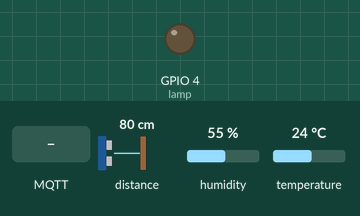
This sketch was run on a simulated ESP8266 (NodeMCU). Parts: output pins drawn as LEDs (lit = HIGH). Wiring (inferred from the names in the program): ultrasonic range finder: trigger GPIO 2; echo GPIO 0. The test bench sets the inputs (shaded band); at power-on: distance to the obstacle 80 cm, humidity 55 %, temperature 24 °C. The echo pulse lasts 58.3 µs per cm; WiFi joins after 1.5 s; servers stay silent unless stated; no MQTT or app messages arrive unless stated; pins used as bus, display or sensor lines are not drawn; what the sketch prints to the serial monitor is not drawn.

Above: at 2.7 s.
2.8 s: distance to the obstacle set to 34 cm
7.1 s: distance to the obstacle set to 30 cm
At 8.0 s:
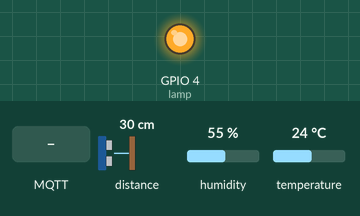
9.1 s: MQTT message "room/lamp" arrives on the first subscribed topic
13.1 s: distance to the obstacle set to 35 cm
At 14.5 s:
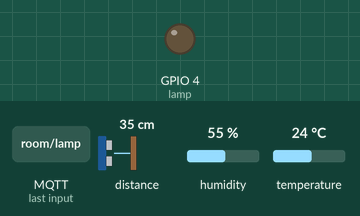
15.2 s: distance to the obstacle set to 2 cm
At 17.0 s:
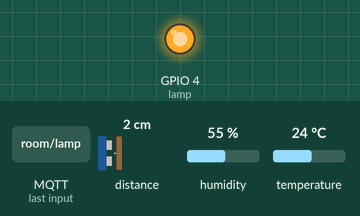
Timing chart, 0 to 18.2 s (numbered marks = the images above; inputs shaded):
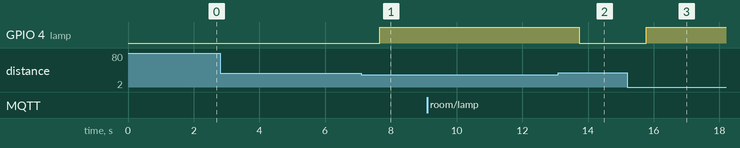

Measured:
- the behaviour switches between 32 and 31 cm on distance to the obstacle (found by bisection; images 0 and 1)
- after the input at 2.8 s, every drawn part: stays the same
- after the input at 7.1 s, GPIO 4 (lamp): LOW → HIGH after 0.55 s
- after the input at 13.1 s, GPIO 4 (lamp): HIGH → LOW after 0.64 s
- after the input at 15.2 s, GPIO 4 (lamp): LOW → HIGH after 0.57 s

The sketch:

DHT11_with_Node_red_application_realbulb2.0.ino
```cpp
#include <Adafruit_Sensor.h>
#include <ESP8266WiFi.h>
#include <PubSubClient.h>
#include "DHT.h"


// Uncomment one of the lines bellow for whatever DHT sensor type you're using!
#define DHTTYPE DHT11   // DHT 11

// Change the credentials below, so your ESP8266 connects to your router
const char* ssid = "vivo Y21";
const char* password = "onetwothree";

// Change the variable to your Raspberry Pi IP address, so it connects to your MQTT broker
const char* mqtt_server = "iot.iandwe.in";

// Initializes the espClient. You should change the espClient name if you have multiple ESPs running in your home automation system


WiFiClient espClient;
PubSubClient client(espClient);

// DHT Sensor - GPIO 5 = D1 on ESP-12E NodeMCU board
const int DHTPin = 5;

// Lamp - LED - GPIO 4 = D2 on ESP-12E NodeMCU board
const int lamp = 4;

// defines pins numbers.......
const int trigPin = 2;  //D4
const int echoPin = 0;  //D3

// defines variables
long duration;
int distance;


// Initialize DHT sensor.
DHT dht(DHTPin, DHTTYPE);

// Timers auxiliar variables
long now = millis();
long lastMeasure = 0;

// Don't change the function below. This functions connects your ESP8266 to your router
void setup_wifi()
{
  delay(10);
  // We start by connecting to a WiFi network
  Serial.println();
  Serial.print("Connecting to ");
  Serial.println(ssid);
  WiFi.begin(ssid, password);
  while (WiFi.status() != WL_CONNECTED) {
    delay(500);
    Serial.print(".");
  }
  Serial.println("");
  Serial.print("WiFi connected - ESP IP address: ");
  Serial.println(WiFi.localIP());
}

// This functions is executed when some device publishes a message to a topic that your ESP8266 is subscribed to
// Change the function below to add logic to your program, so when a device publishes a message to a topic that
// your ESP8266 is subscribed you can actually do something
void callback(String topic, byte* message, unsigned int length) {
  Serial.print("Message arrived on topic: ");
  Serial.print(topic);
  Serial.print(". Message: ");
  String messageTemp;

   for (int i = 0; i < length; i++) {
    Serial.print((char)message[i]);
    messageTemp += (char)message[i];
  }
  Serial.println();

   if(topic=="room/lamp"){
      Serial.print("Changing Room lamp to ");
      float t = dht.readTemperature();
      if(t>=28 || messageTemp=="on"){
        digitalWrite(lamp, HIGH);
        Serial.print("on");
      }
      else{
        digitalWrite(lamp, LOW);
        Serial.print("off");
      }
  }
  Serial.println();
}

// This functions reconnects your ESP8266 to your MQTT broker
// Change the function below if you want to subscribe to more topics with your ESP8266
void reconnect() {
  // Loop until we're reconnected
  while (!client.connected()) {
    Serial.print("Attempting MQTT connection...");
    // Attempt to connect

    if (client.connect("ESP8266Client")) {
      Serial.println("connected");
      // Subscribe or resubscribe to a topic
      // You can subscribe to more topics (to control more LEDs in this example)
      client.subscribe("room/lamp");
    } else {
      Serial.print("failed, rc=");
      Serial.print(client.state());
      Serial.println(" try again in 5 seconds");
      // Wait 2 seconds before retrying
      delay(2000);
    }
  }
}

// The setup function sets your ESP GPIOs to Outputs, starts the serial communication at a baud rate of 115200
// Sets your mqtt broker and sets the callback function
// The callback function is what receives messages and actually controls the LEDs
void setup(){

Serial.begin(115200);
    setup_wifi();
    pinMode(lamp, OUTPUT);
    dht.begin();
  /// pinMode(trigPin, OUTPUT); // Sets the trigPin as an Output
  // pinMode(echoPin, INPUT); // Sets the echoPin as an Input


    client.setServer(mqtt_server, 1883);
    client.setCallback(callback);


  pinMode(trigPin, OUTPUT); // Sets the trigPin as an Output
  pinMode(echoPin, INPUT); // Sets the echoPin as an Input
  Serial.begin(115200); // Starts the serial communication

}
// For this project, you don't need to change anything in the loop function. Basically it ensures that you ESP is connected to your broker
void loop() {
  {

  if (!client.connected()) {
    reconnect();
  }
  if(!client.loop())
    client.connect("ESP8266Client");

  now = millis();
  // Publishes new temperature and humidity every 2 seconds
  if (now - lastMeasure > 2000) {
    lastMeasure = now;
    // Sensor readings may also be up to 2 seconds 'old' (its a very slow sensor)
    float h = dht.readHumidity();
    // Read temperature as Celsius (the default)
    float t = dht.readTemperature();
    // Read temperature as Fahrenheit (isFahrenheit = true)
    float f = dht.readTemperature(true);

    // Check if any reads failed and exit early (to try again).
    if (isnan(h) || isnan(t) || isnan(f)) {
      Serial.println("Failed to read from DHT sensor!");
      return;

    }

    // Computes temperature values in Celsius
    float hic = dht.computeHeatIndex(t, h, false);
    static char temperatureTemp[7];
    dtostrf(hic, 6, 2, temperatureTemp);


    static char humidityTemp[7];
    dtostrf(h, 6, 2, humidityTemp);

    // Publishes Temperature and Humidity values
    client.publish("room/temp", temperatureTemp);
    client.publish("room/humidity", humidityTemp);

    Serial.print("Humidity: ");
    Serial.print(h);
    Serial.print(" %\t Temperature: ");
    Serial.print(t);
    Serial.print(" *C ");
    Serial.print(f);
    Serial.print(" *F\t Heat index: ");
    Serial.print(hic);
    Serial.println(" *C ");
    // Seriaerial.println(" *F");
  }

}
{
// Clears the trigPin
digitalWrite(trigPin, LOW);
delayMicroseconds(2);

// Sets the trigPin on HIGH state for 10 micro seconds
digitalWrite(trigPin, HIGH);
delayMicroseconds(10);
digitalWrite(trigPin, LOW);

// Reads the echoPin, returns the sound wave travel time in microseconds
duration = pulseIn(echoPin, HIGH);

// Calculating the distance
distance= duration*0.034/2;

 if(distance<=30){
        digitalWrite(lamp, HIGH);
        Serial.print("on");
      }
      else{
        digitalWrite(lamp, LOW);
        Serial.print("off");
      }

Serial.print("Distance: ");
Serial.print(distance);
Serial.println(" cm");
static char dist[7];
dtostrf(distance,6,2,dist);
client.publish("biswa/distance", dist);
delay(2000);


// Prints the distance on the Serial Monitor
}

}
```
